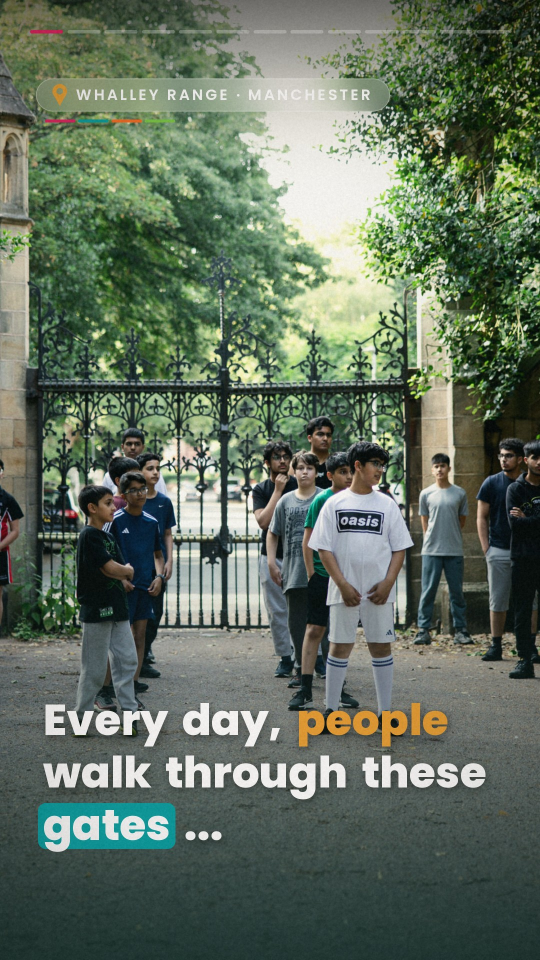
#> input picture reel/bmhc/scene_images/scene_01.jpg, 1080 x 1920 px (shown at 1/2 size)
$ python -i comp.py   (imports and definitions only)
#> lines starting #> are read from the running program, lines starting #| are printed output that depends on the picture
#> further down, picture is the input picture: shape (1920, 1080, 3); mean B, G, R 94.8, 111.2, 97.7
"""2.5D cinematic compositor for the Yaadein reel (linear-light float32, 1080x1920).

- 3D camera (position, roll, zoom) over depth-layered Blender plates -> real parallax
- true 3D sprite planes (photos, shards, web strands) projected through the same camera
- physically based lens blur (disc bokeh) from depth vs focus, for foreground 'depth' elements
- true shutter motion blur: each output frame averages N sub-frame renders across a 180 deg shutter
- post: halation/bloom, anamorphic streaks, red/blue split-tone grade, vignette, chroma fringe, grain
"""
import functools
import math
import os

import cv2
import numpy as np

W, H = 1080, 1920
FPS = 60
SHUTTER = 0.5 / FPS                  # 180 degree shutter
ROOT = os.path.abspath(os.path.join(os.path.dirname(os.path.abspath(__file__)), '..', '..', 'workspace2'))
# [1 line not run here, left out]


# ---------------------------------------------------------------- colour
def to_lin(x):
    return np.where(x <= 0.04045, x / 12.92, ((x + 0.055) / 1.055) ** 2.4).astype(np.float32)


def to_srgb(x):
    x = np.clip(x, 0, 1)
    return np.where(x <= 0.0031308, x * 12.92, 1.055 * np.power(x, 1 / 2.4) - 0.055).astype(np.float32)


# [19 lines left out: function load, not called in this run]


# ---------------------------------------------------------------- camera
class Cam:
    """Camera at (x, y, z) metres looking down +Z; roll in degrees; zoom multiplies focal length.
    F is the canvas focal length in px (vertical fov ~ 50 deg). aperture = entrance pupil diameter (m),
    e.g. 0.035 for a 50mm at f/1.4."""

    def __init__(self, x=0.0, y=0.0, z=0.0, roll=0.0, zoom=1.0, F=2060.0, focus=5.0, aperture=0.0):
        self.x, self.y, self.z, self.roll, self.zoom, self.F = x, y, z, roll, zoom, F
        self.focus, self.aperture = focus, aperture

    # [43 lines left out: functions project, coc, layer_matrix, over, not called in this run]


def add(dst, src, k=1.0):
    dst[..., :3] += src[..., :3] * k
    return dst


# [57 lines left out: functions draw_plate, _disc, disc_blur, plane_corners, _blurred_sprite, not called in this run]


_SPRITES = {}


def register(key, spr):
    _SPRITES[key] = spr
    return key


# [169 lines left out: functions draw_sprite3d, draw_img3d, frosted, particles, rain, bloom and 1 more, not called in this run]


def anamorphic(img, threshold=1.2, strength=0.25, color=(0.35, 0.55, 1.0), length=0.5):
#> called with threshold = 1.2, strength = 0.25, color = (0.35, 0.55, 1), length = 0.5
    hi = np.clip(img[..., :3].max(2) - threshold, 0, None)
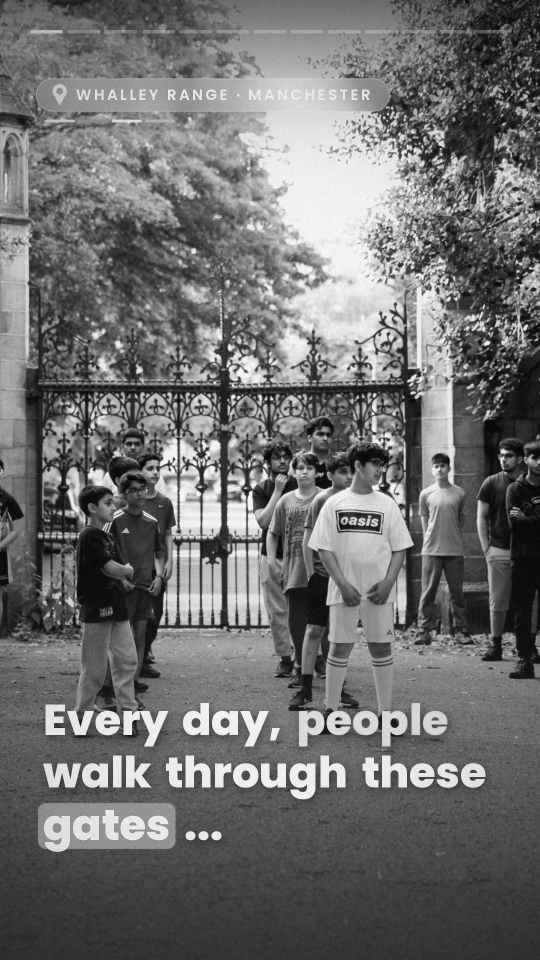
#> hi: shape (1920, 1080) float64 (shown at 1/2 size); min 1.8, max 253.8, mean 112.1
    small = cv2.resize(hi, (W // 8, H // 8), interpolation=cv2.INTER_AREA)
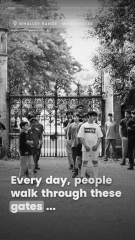
#> small: shape (240, 135) float64; min 9.3, max 244, mean 112.1
    k = int(W // 8 * length) | 1
    streak = cv2.blur(small, (k, 1))
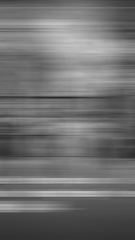
#> streak: shape (240, 135) float64; min 39.12, max 197.3, mean 112.2
    streak = cv2.GaussianBlur(streak, (0, 0), 0.7)
    streak = cv2.resize(streak, (W, H))
#> streak: shape (1920, 1080) float64
#> (the run stopped early here; a loop or call above may not have finished)

$ run again, on reel/bmhc/scene_images/scene_03.jpg
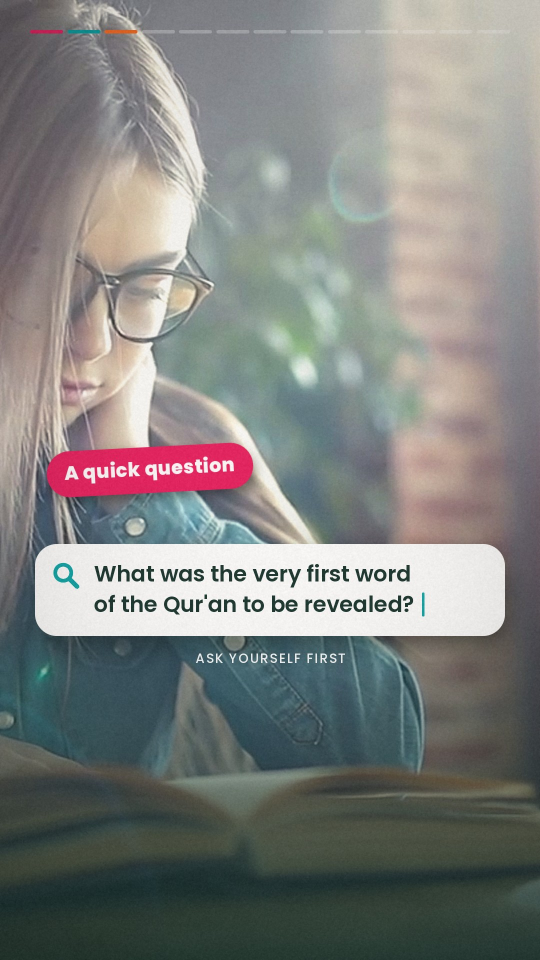
#> input picture reel/bmhc/scene_images/scene_03.jpg, 1080 x 1920 px (shown at 1/2 size)
#> picture is the input picture: shape (1920, 1080, 3); mean B, G, R 127.5, 130.3, 128.8
#> in anamorphic, `small = cv2.resize(hi, (W // 8, H // 8), interpolation=cv2.INTER_AREA)`:
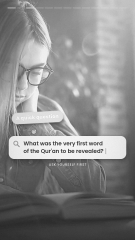
#> small: shape (240, 135) float64; min 42.58, max 248.3, mean 136.7
#> in anamorphic, `streak = cv2.blur(small, (k, 1))`:
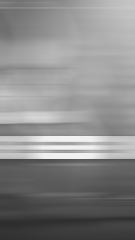
#> streak: shape (240, 135) float64; min 45.52, max 242.8, mean 136.9

$ run again, on reel/bmhc/scene_images/scene_04.jpg
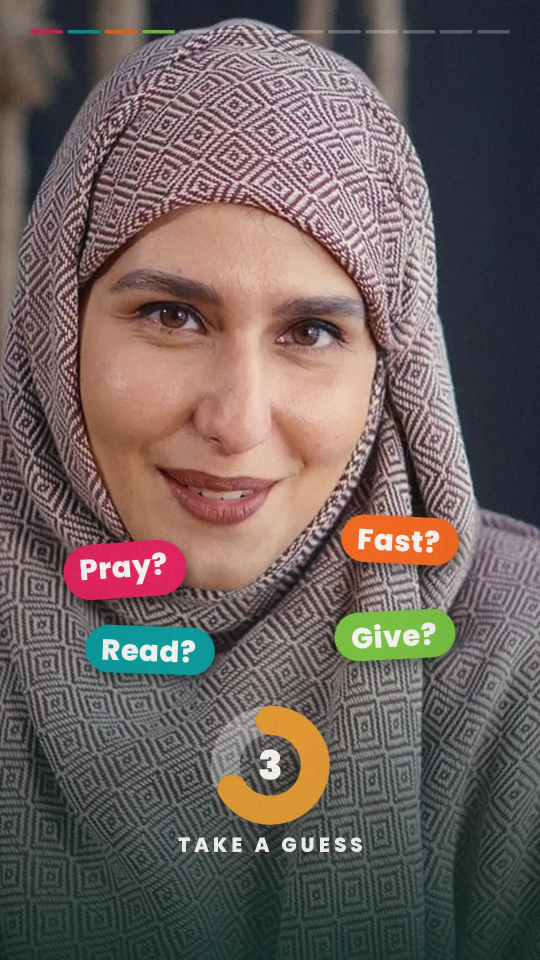
#> input picture reel/bmhc/scene_images/scene_04.jpg, 1080 x 1920 px (shown at 1/2 size)
#> picture is the input picture: shape (1920, 1080, 3); mean B, G, R 93.7, 96.7, 109.8
#> in anamorphic, `small = cv2.resize(hi, (W // 8, H // 8), interpolation=cv2.INTER_AREA)`:
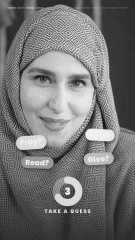
#> small: shape (240, 135) float64; min 19.82, max 247.8, mean 114.8
#> in anamorphic, `streak = cv2.blur(small, (k, 1))`:
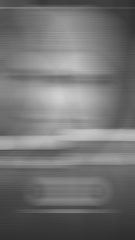
#> streak: shape (240, 135) float64; min 46.71, max 209, mean 114.9
